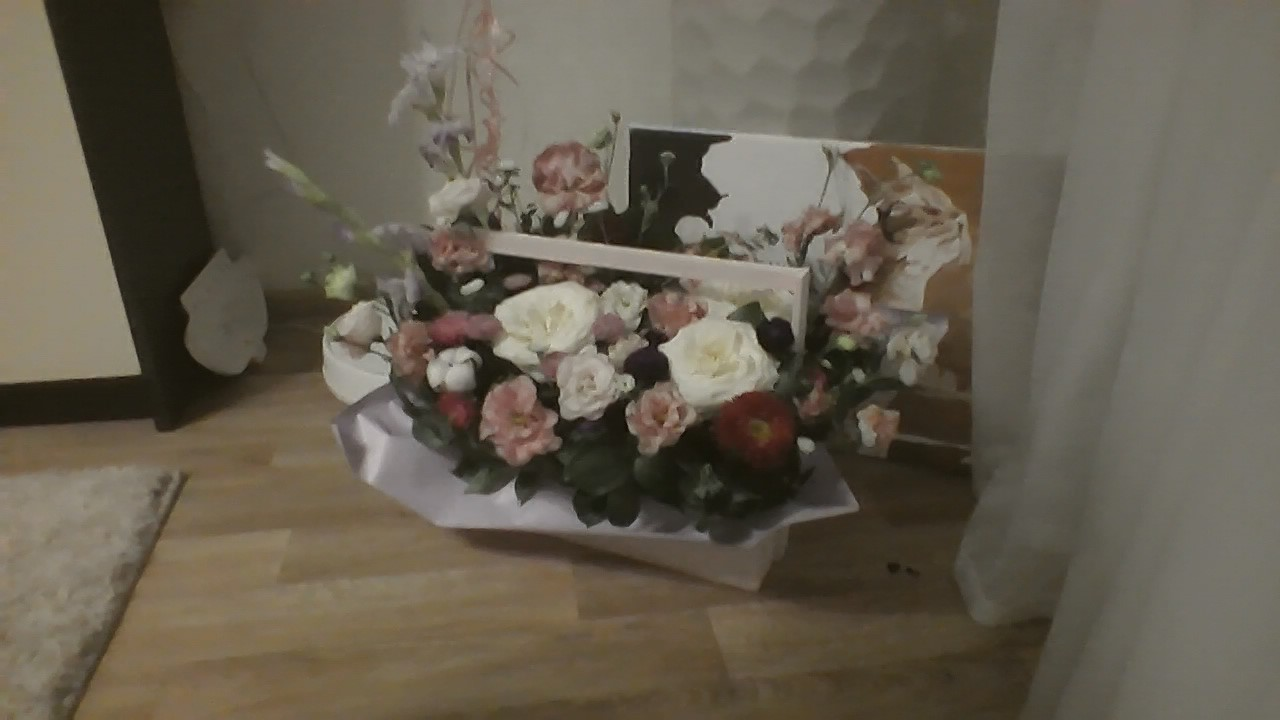
#> input picture LR1/cam_photo.jpg, 1280 x 720 px, given in place of the camera
$ python task4-5.py
#> lines starting #> are read from the running program, lines starting #| are printed output that depends on the picture; after the words box and inside, x2 and y2 are one past the last pixel; in counts of white or black regions, pixels touching at a corner belong together
import cv2
import numpy as np

# объект VideoCapture для подключения к IP-камере
cap = cv2.VideoCapture(0)

while True:
    ret, frame = cap.read()
#> frame is the input picture: shape (720, 1280, 3); mean B, G, R 79.3, 93.6, 101.1
    hsv = cv2.cvtColor(frame, cv2.COLOR_BGR2HSV)
#> hsv: shape (720, 1280, 3); mean H, S, V 22.2, 61.5, 101.2

    # определение диапазона красного цвета в HSV
    lower_red = np.array([0, 100, 100])  # минимальные значения оттенка, насыщенности и значения (яркости)
    upper_red = np.array([8, 255, 255])  # максимальные значения оттенка, насыщенности и значения (яркости)

    # Маска - бинарное изображение, где пиксели, соответствующие заданному диапазону цвета, имеют значение 255 (белый), а остальные пиксели имеют значение 0 (черный).
    mask = cv2.inRange(hsv, lower_red, upper_red)
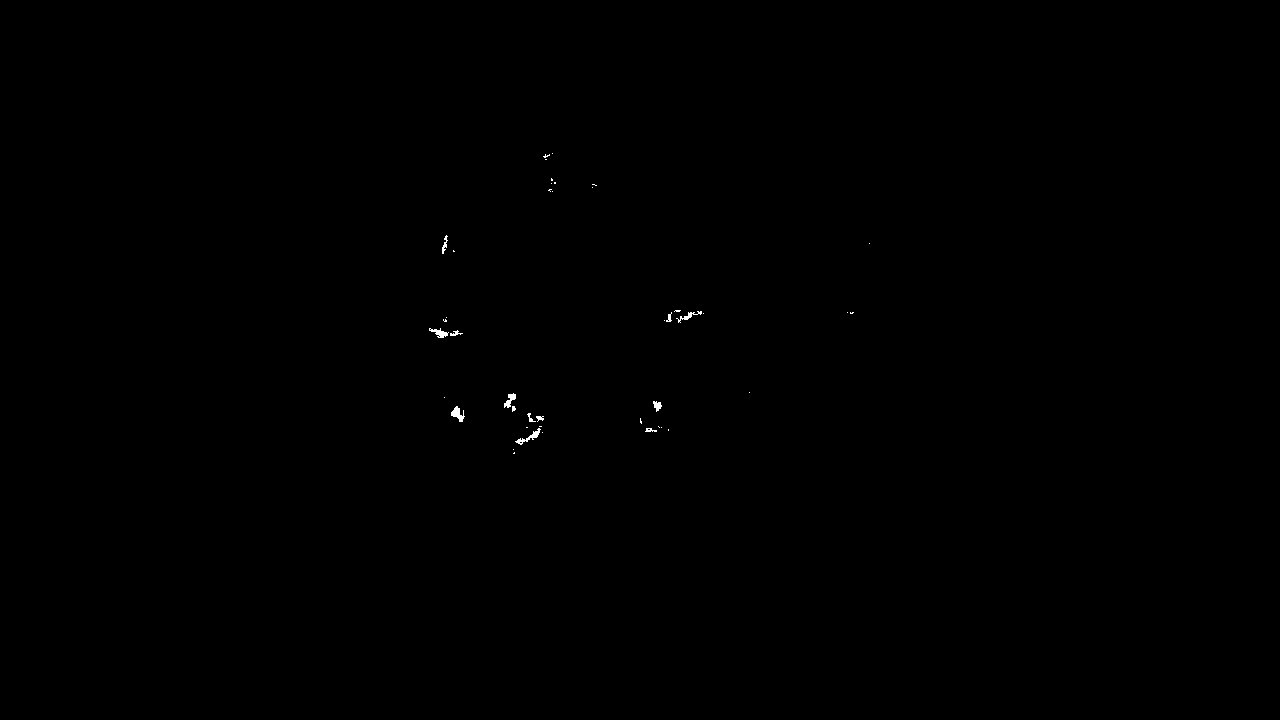
#> mask: shape (720, 1280); 0.09% white; 43 white regions (31 under 20 px), largest, box (x1, y1, x2, y2) and area: (515, 428, 541, 445) 114, (451, 406, 465, 422) 113, (429, 328, 449, 338) 94

    # Выполнить морфологические операции для разделения близких объектов
    kernel = np.ones((5, 5), np.uint8)  # Создать ядро (прямоугольник) размером 5x5
    mask = cv2.morphologyEx(mask, cv2.MORPH_OPEN, kernel)  # Применить операцию открытия (убрать мелкие шумы)
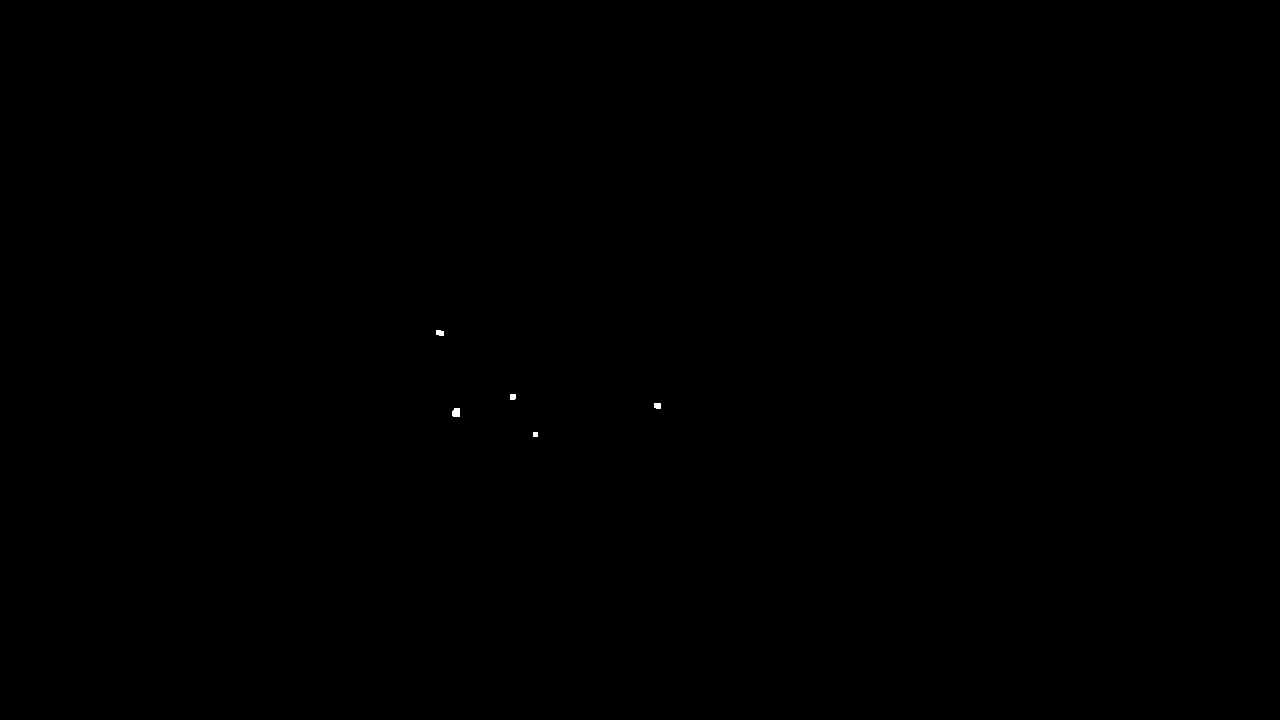
#> mask: shape (720, 1280); 0.02% white; 5 white regions
    mask = cv2.morphologyEx(mask, cv2.MORPH_CLOSE, kernel)  # Применить операцию закрытия (заполнить дыры)

    # поиск контуров в бинарном изображении.
    # Контур - это набор точек, представляющих границу объекта на изображении
    contours, _ = cv2.findContours(mask,
                                   cv2.RETR_EXTERNAL, #выделить только наружные границы объектов.
                                   cv2.CHAIN_APPROX_SIMPLE) #контуры будут аппроксимироваться с минимальным количеством точек, чтобы сохранить память
#> contours = 5 contours, 1 with area under 20; largest, box (x1, y1, x2, y2) and area: (452, 408, 460, 417) 52, (436, 330, 444, 336) 30, (654, 403, 661, 409) 28, (510, 394, 516, 400) 24

    # Отрисовать контуры на исходном кадре и вычислить моменты
    for contour in contours:
        area = cv2.contourArea(contour)  # Вычислить площадь контура
        if area > 100:  # Отфильтровать маленькие контуры (по площади)
            moments = cv2.moments(contour)  # Вычислить моменты контура
            # Найти координаты центра объекта
            c_x = int(moments["m10"] / moments["m00"])
            c_y = int(moments["m01"] / moments["m00"])
            width = height = int(np.sqrt(area))
            cv2.rectangle(frame,
                          # верхний левый угол
                          (c_x - (width), c_y - (height)),
                          # нижний правый угол
                          (c_x + (width), c_y + (height)),
                          (0, 0, 0), 2)
#> this loop made 5 passes
#> area on passes 2 to 5: 51.5, 28.5, 24.5, 30

    cv2.imshow('HSV_frame', hsv)
    cv2.imshow('Result_frame', frame)

    # нажатие клавиши esc для выхода из цикла
    if cv2.waitKey(1) & 0xFF == 27:
#> (key Esc is pressed here)
        break

# освобождение ресурсов окна
cap.release()
cv2.destroyAllWindows()
